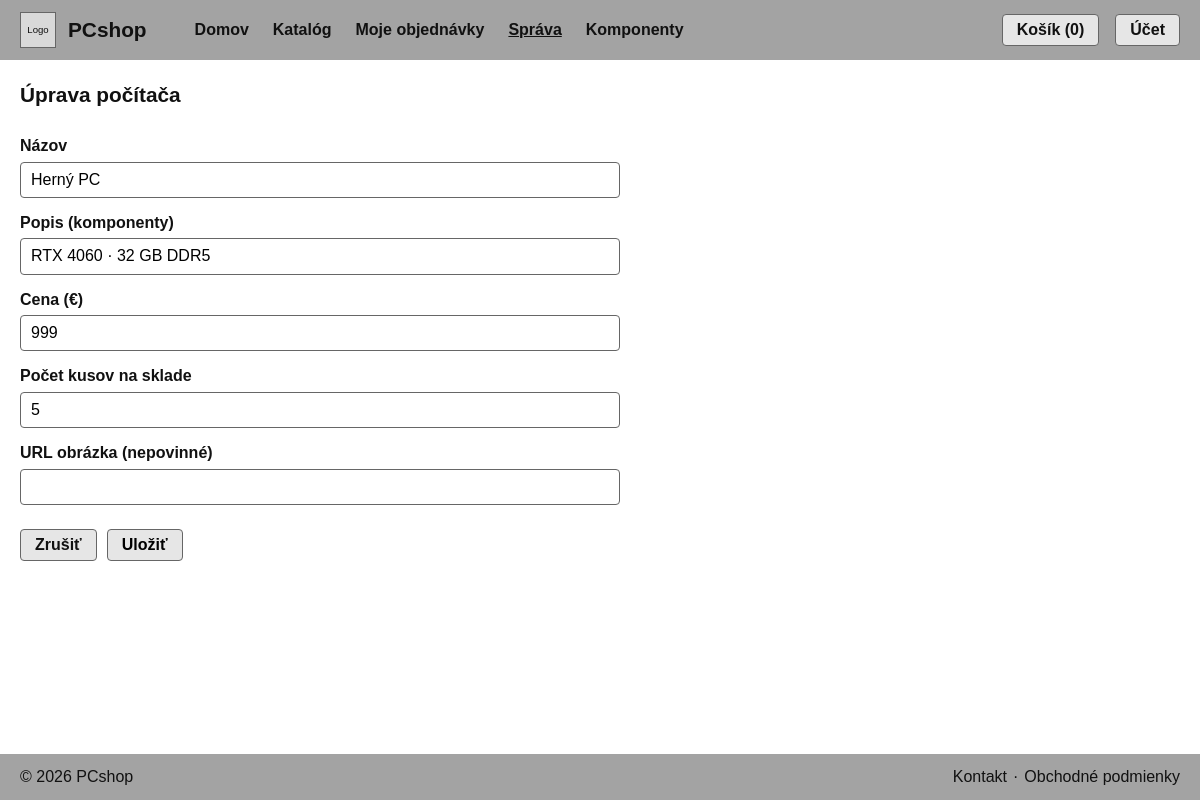
The page /?c=pocitac&a=edit&id=1 on the database its author committed.
### tables this page shows
CREATE TABLE `pocitace` (
    `id` INT(11) NOT NULL AUTO_INCREMENT,
    `nazov` VARCHAR(100) NOT NULL,
    `popis` VARCHAR(255) DEFAULT NULL,
    `cena` DECIMAL(10,2) NOT NULL,
    `sklad`INT(11) NOT NULL DEFAULT 0,
    `obrazok` VARCHAR(300) DEFAULT NULL,
    PRIMARY KEY (`id`)
);

### Framework/Http/Responses/Response.php (called while the page is built, shortened)
<?php
abstract class Response
{
    public function send(): void
    {
        $this->generate();
    }
}

### public/index.php (called while the page is built, shortened)
<?php
require __DIR__ . '/../Framework/ClassLoader.php';
try {
    $app = new App();
    $app->run();
} catch (Exception $e) {
    die('An error occurred: ' . $e->getMessage());
}

### Framework/Support/LinkGenerator.php (called while the page is built, shortened)
<?php
class LinkGenerator
{
    private Request $request;
    public function __construct(Request $request, Router $router)
    {
        $this->request = $request;
    }
    public function url(
        string|array $destination,
        array $parameters = [],
        bool $absolute = false,
        bool $appendParameters = false
    ): string {
        list($controller, $action) = explode(".", $destination);
        $args = $appendParameters ? $this->request->get() : [];
        $args = ["c" => lcfirst($controller), "a" => $action != "index" ? $action : null] + $parameters + $args;
        $basePath = $absolute ? $this->request->getBaseUrl() : "";
        return $basePath . "?" . http_build_query($args);
    }
}

### Framework/ClassLoader.php (called while the page is built, shortened)
<?php
class ClassLoader
{
    public static function Boot(): void
    {
        spl_autoload_register(function ($class_name) {
            $file = self::getClassFile($class_name);
        });
    }
    public static function getClassFile(string $className): string
    {
        $baseDir = realpath(dirname(__DIR__));
        $relativePath = str_replace('\\', DIRECTORY_SEPARATOR, ltrim($className, '\\')) . '.php';
        return $baseDir . DIRECTORY_SEPARATOR . $relativePath;
    }
}
require __DIR__ . DIRECTORY_SEPARATOR . 'Support' . DIRECTORY_SEPARATOR . 'functions.php';

### Framework/Http/Request.php (called while the page is built, shortened)
<?php
class Request
{
    private array $get;
    private array $post;
    public function __construct()
    {
        $this->get = $_GET;
        $this->post = $_POST;
    }
    public function get(?string $key = null): mixed
    {
        return $key === null ? $this->get : ($this->get[$key] ?? null);
    }
    public function post(?string $key = null): mixed
    {
        return $key === null ? $this->post : ($this->post[$key] ?? null);
    }
    public function value(string $key): mixed
    {
        return $this->post($key) ?? $this->get($key);
    }
}

### Framework/Core/Model.php (called while the page is built, shortened)
<?php
abstract class Model implements \JsonSerializable
{
    protected static ?string $tableName = null;
    protected static array $columnsMap = [];
    private static array $dbColumns = [];
    private static IDbConvention $dbConventions;
    protected static function getTableName(): string
    {
        if (!empty(static::$tableName)) {
            return static::$tableName;
        }
        return self::getConventions()->getTableName(get_called_class());
    }
    protected static function getPkColumnName(): string
    {
        return self::getConventions()->getPkColumnName(get_called_class());
    }
    protected static function getColumnsMap(): array
    {
        return static::$columnsMap ?? [];
    }
    public static function getOne(mixed $id): ?static
    {
        try {
            $sql = "SELECT " . static::getDBColumnNamesList() . " FROM `" . static::getTableName() . "` WHERE `" .
                static::getPkColumnName() . "`=?";
            $stmt = Connection::getInstance()->prepare($sql);
            $stmt->setFetchMode(PDO::FETCH_CLASS | PDO::FETCH_PROPS_LATE, static::class);
            $stmt->execute([$id]);
            $model = $stmt->fetch() ?: null;
            if ($model !== null) {
                $model->_dbId = $model->getIdValue();
                $model->_resultSet = new ResultSet([$model]);
            }
            return $model;
        } catch (PDOException $exception) {
            throw new Exception('Query failed: ' . $exception->getMessage(), 0, $exception);
        }
    }
    private static function getDbColumns(): array
    {
        try {
            $sql = "DESCRIBE " . static::getTableName();
            $stmt = Connection::getInstance()->prepare($sql);
            $stmt->execute([]);
            self::$dbColumns[static::class] = array_column($stmt->fetchAll(), 'Field');
            return self::$dbColumns[static::class];
        } catch (PDOException $exception) {
            throw new Exception('Query failed: ' . $exception->getMessage(), 0, $exception);
        }
    }
    private function getIdValue(): mixed
    {
        $pk = static::getPkColumnName();
        $prop = static::toPropertyName($pk);
        return isset($this->{$prop}) ? $this->{$prop} : null;
    }
    private static function getModelProperties(): array
    {
        $reflection = new \ReflectionClass(static::class);
        $properties = [];
        foreach ($reflection->getProperties() as $property) {
            $propertyName = $property->getName();
            if ($property->isStatic()) {
                continue;
            }
            $properties[$propertyName] = true;
        }
        return $properties;
    }
    private static function getDBColumnNamesList(): string
    {
        $dbColumns = [];
        foreach (static::getDbColumns() as $columnName) {
            $propertyName = static::toPropertyName($columnName);
            if ($propertyName != $columnName) {
                $dbColumns[] = "`$columnName` AS {$propertyName}";
            } else {
                $dbColumns[] = $columnName;
            }
        }
        return implode(', ', $dbColumns);
    }
    private static function toPropertyName(string $columnName): string
    {
        $customMapping = static::getColumnsMap();
        if (isset($customMapping[$columnName])) {
            return $customMapping[$columnName];
        } else {
            return static::getConventions()->toPropertyName($columnName);
        }
    }
    private static function getConventions(): IDbConvention
    {
        if (!isset(static::$dbConventions)) {
            static::$dbConventions = new (Configuration::DB_CONVENTIONS_CLASS)();
        }
        return static::$dbConventions;
    }
}

### Framework/DB/Connection.php (called while the page is built, shortened)
<?php
class Connection
{
    private static ?Connection $instance = null;
    private PDO $db;
    public function __construct(PDO $db)
    {
        $this->db = $db;
    }
    public static function getInstance(): Connection
    {
        try {
            if (self::$instance == null) {
                $db = new PDO(
                    'mysql:dbname=' . Configuration::DB_NAME . ';host=' . Configuration::DB_HOST,
                    Configuration::DB_USER,
                    Configuration::DB_PASS
                );
                $db->setAttribute(PDO::ATTR_ERRMODE, PDO::ERRMODE_EXCEPTION);
                $db->setAttribute(PDO::ATTR_EMULATE_PREPARES, true);
                self::$instance = new self($db);
            }
            return self::$instance;
        } catch (PDOException $e) {
            throw new Exception('Connection failed: ' . $e->getMessage());
        }
    }
    public function prepare(string $sql): DebugStatement
    {
        try {
            return new DebugStatement($this->db->prepare($sql));
        } catch (PDOException $e) {
            throw new Exception('Prepare failed: ' . $e->getMessage());
        }
    }
}

### Framework/DB/DebugStatement.php (called while the page is built, shortened)
<?php
class DebugStatement
{
    private PDOStatementAlias $stmt;
    public function __construct($stmt)
    {
        $this->stmt = $stmt;
    }
    public function execute(?array $params = null): bool
    {
        $result = $this->stmt->execute($params);
        $this->stmt->debugDumpParams();
        return $result;
    }
    public function __call(string $name, array $arguments): mixed
    {
        return $this->stmt->{$name}(...$arguments);
    }
}

### App/Controllers/PocitacController.php (called while the page is built, shortened)
<?php
class PocitacController extends BaseController
{
    public function edit(Request $request): Response
    {
        return $this->html(['pocitac' => $this->najdiPocitac($request)]);
    }
    private function najdiPocitac(Request $request): Pocitac
    {
        $pocitac = Pocitac::getOne((int)$request->value('id'));
        return $pocitac;
    }
}

### Framework/DB/DefaultConventions.php (called while the page is built, shortened)
<?php
class DefaultConventions implements IDbConvention
{
    public function getPkColumnName(string $className): string
    {
        return 'id';
    }
    public function toPropertyName(string $columnName): string
    {
        return $columnName;
    }
}

### App/Models/Pocitac.php (called while the page is built, shortened)
<?php
class Pocitac extends Model
{
    protected string $nazov = '';
    protected ?string $popis = null;
    protected float $cena = 0;
    protected int $sklad = 0;
    protected ?string $obrazok = null;
    public function getNazov(): string
    {
        return $this->nazov;
    }
    public function getPopis(): ?string
    {
        return $this->popis;
    }
    public function getCena(): float
    {
        return $this->cena;
    }
    public function getSklad(): int
    {
        return $this->sklad;
    }
    public function getObrazok(): ?string
    {
        return $this->obrazok;
    }
}

### Framework/Support/functions.php (called while the page is built)
<?php
if (!function_exists('e')) {
    function e(mixed $value): string
    {
        return htmlspecialchars((string)$value, ENT_QUOTES | ENT_SUBSTITUTE | ENT_HTML5, 'UTF-8');
    }
}

### App/Views/Pocitac/form.view.php (the view, shortened to what this page needs)
<form method="post" action="<?= $link->url('pocitac.save') ?>" class="formular">
    <label for="nazov">Názov</label>
    <input type="text" id="nazov" name="nazov" maxlength="100" required value="<?= e($pocitac->getNazov()) ?>">
    <label for="popis">Popis (komponenty)</label>
    <input type="text" id="popis" name="popis" maxlength="255" value="<?= e($pocitac->getPopis()) ?>">
    <label for="cena">Cena (€)</label>
    <input type="number" id="cena" name="cena" min="0" step="0.01" required value="<?= $pocitac->getCena() ?>">
    <label for="sklad">Počet kusov na sklade</label>
    <input type="number" id="sklad" name="sklad" min="0" step="1" required value="<?= $pocitac->getSklad() ?>">
    <label for="obrazok">URL obrázka (nepovinné)</label>
    <input type="url" id="obrazok" name="obrazok" maxlength="300" value="<?= e($pocitac->getObrazok()) ?>">
    <div class="formular-tlacidla">
        <a href="<?= $link->url('pocitac.index') ?>" class="tlacidlo">Zrušiť</a>
        <button type="submit" class="tlacidlo">Uložiť</button>
    </div>
</form>

### public/css/style.css (style rules this page uses)
:root { --farba-hlavicka: #a3a3a3; --farba-panel: #a8a8a8; --farba-placeholder: #d9d9d9; --farba-tlacidlo: #e6e6e6; --farba-text: #111111; --farba-text-slaby: #4a4a4a; --farba-okraj: #666666; --zaoblenie: 6px; --medzera: 20px; }
* { box-sizing: border-box; margin: 0; padding: 0; }
body { font-family: Arial, Helvetica, sans-serif; color: var(--farba-text); background-color: #ffffff; line-height: 1.4; min-height: 100vh; display: flex; flex-direction: column; }
a { color: inherit; text-decoration: none; }
.tlacidlo { display: inline-block; padding: 4px 14px; background-color: var(--farba-tlacidlo); border: 1px solid var(--farba-okraj); border-radius: 4px; font: inherit; font-weight: bold; cursor: pointer; }

### public/css/sprava.css (style rules this page uses)
.formular { display: flex; flex-direction: column; gap: 4px; max-width: 600px; }
.formular label { margin-top: 10px; font-weight: bold; }
.formular input { width: 100%; padding: 6px 10px; border: 1px solid var(--farba-okraj); border-radius: 4px; font: inherit; }
.formular-tlacidla { display: flex; gap: 10px; margin-top: 20px; }

### rows shown on the page
pocitace: nazov "Herný PC", popis "RTX 4060 · 32 GB DDR5", cena "999", sklad "5"
